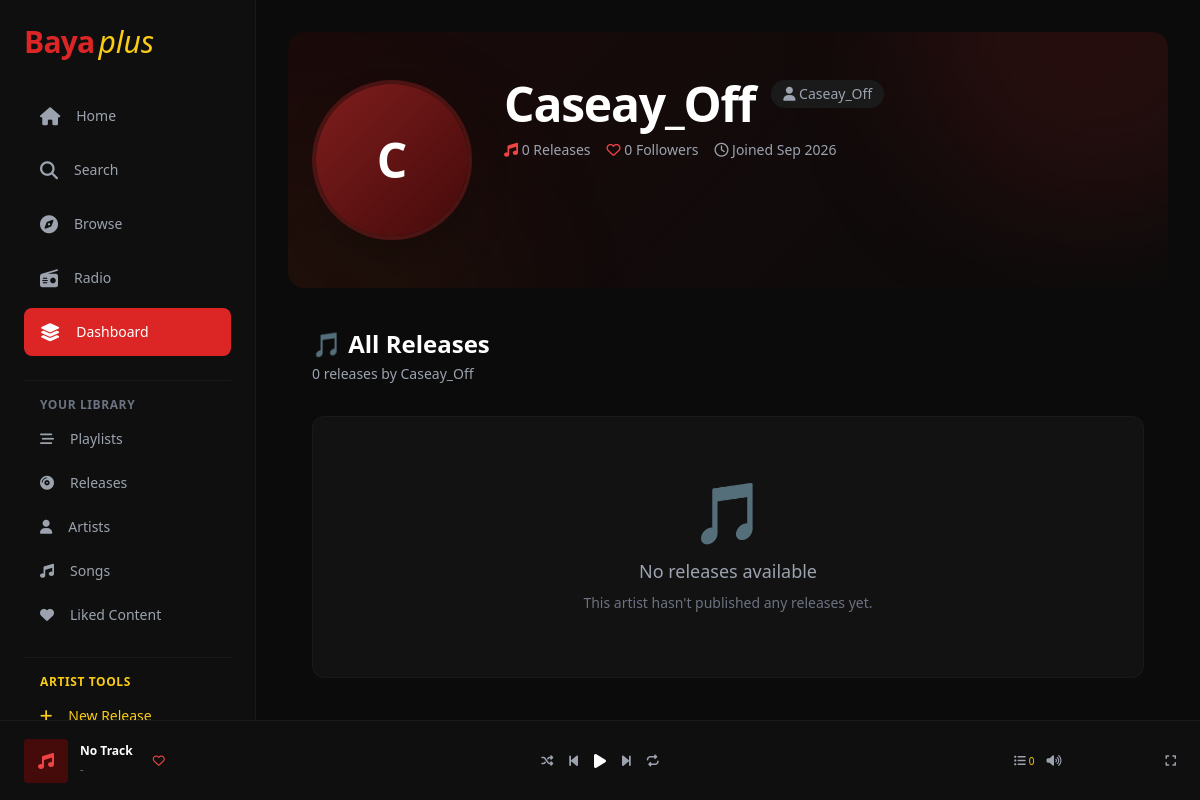
/bayaplus/staff/artist/Caseay_Off/releases/ (signed in), run on the app's committed database.
### base/models.py (models this page shows, shortened)
class User(AbstractUser):
    fullname = models.CharField(max_length=50, blank=False, null=False)
    email = models.EmailField(max_length=254, unique=True, blank=False)
    username = models.CharField(max_length=50, unique=True, blank=False, null=False)
    date_joined = models.DateTimeField(auto_now_add=True)

class UserProfile(models.Model):
    ROLES = (
        ('Artist', 'Artist'),
        ('Fan', 'Fan'),
    )
    user = models.OneToOneField(User, on_delete=models.CASCADE)
    role = models.CharField(max_length=10, choices=ROLES, blank=False)
    artist_name = models.CharField(max_length=50, unique=True, blank=True, null=True)
    email_verified = models.BooleanField(default=False)
    payment_verified = models.BooleanField(default=False)
    bio = models.TextField(blank=True, null=True, max_length=500)
    avatar = models.ImageField(upload_to='avatars/', blank=True, null=True)
    instagram = models.URLField(blank=True, null=True, max_length=200)
    twitter = models.URLField(blank=True, null=True, max_length=200)
    tiktok = models.URLField(blank=True, null=True, max_length=200)
    youtube = models.URLField(blank=True, null=True, max_length=200)
    spotify = models.URLField(blank=True, null=True, max_length=200)
    apple_music = models.URLField(blank=True, null=True, max_length=200)
    soundcloud = models.URLField(blank=True, null=True, max_length=200)
    facebook = models.URLField(blank=True, null=True, max_length=200)
    website = models.URLField(blank=True, null=True, max_length=200)

### base/views.py (the view)
# urls.py: path('artist/<str:username>/releases/', views.artist_releases, name='artist_releases'),
def artist_releases(request, username):
    artist = get_object_or_404(User, username=username)
    try:
        profile = UserProfile.objects.get(user=artist)
    except UserProfile.DoesNotExist:
        profile = None
    releases = Release.objects.filter(
        artist=artist,
        status='published',
        is_public=True
    ).order_by('-release_date')
    total_likes = sum(release.total_likes for release in releases)
    is_following = False
    if request.user.is_authenticated:
        is_following = Follow.objects.filter(
            follower=request.user,
            following=artist
        ).exists()
    return render(request, "releases/artist_releases.html", {
        'artist': artist,
        'profile': profile,
        'releases': releases,
        'total_releases': releases.count(),
        'followers_count': total_likes,  # Using likes as follower count
        'is_following': is_following,
    })

### templates/releases/artist_releases.html (shortened to what this page needs)
<html lang="en">
<head>
    <script src="https://cdn.tailwindcss.com"></script>
    <link rel="stylesheet" href="https://cdnjs.cloudflare.com/ajax/libs/font-awesome/6.4.0/css/all.min.css">
</head>
<body class="bg-[#0b0b0b] text-white font-sans min-h-screen flex">
    <aside class="hidden lg:flex w-64 bg-[#0f0f0f] p-6 flex-col justify-between border-r border-[#1a1a1a] shrink-0 h-screen sticky top-0 overflow-y-auto">
        <div>
            <div class="flex items-center gap-1 mb-8">
                <span class="text-red-600 text-3xl font-bold tracking-tight">Baya</span>
                <span class="text-yellow-400 text-3xl font-light italic">plus</span>
            </div>
            <nav class="space-y-1.5">
                <a href="{% url 'index' %}" class="flex items-center gap-4 text-gray-400 hover:text-white px-4 py-2.5 rounded-lg text-sm font-medium transition nav-link">
                    <i class="fa-solid fa-house text-lg"></i> Home
                </a>
                <a href="#" class="flex items-center gap-4 text-gray-400 hover:text-white px-4 py-2.5 rounded-lg text-sm font-medium transition nav-link">
                    <i class="fa-solid fa-magnifying-glass text-lg"></i> Search
                </a>
                <a href="{% url 'all_releases' %}" class="flex items-center gap-4 text-gray-400 hover:text-white px-4 py-2.5 rounded-lg text-sm font-medium transition nav-link">
                    <i class="fa-solid fa-compass text-lg"></i> Browse
                </a>
                <a href="#" class="flex items-center gap-4 text-gray-400 hover:text-white px-4 py-2.5 rounded-lg text-sm font-medium transition nav-link">
                    <i class="fa-solid fa-radio text-lg"></i> Radio
                </a>
                {% if user.is_authenticated %}
                    <a href="{% if user.userprofile.role == 'Artist' %}{% url 'artistboard' %}{% else %}{% url 'fanboard' %}{% endif %}" class="flex items-center gap-4 bg-red-600 text-white px-4 py-2.5 rounded-lg text-sm font-medium transition nav-link">
                        <i class="fa-solid fa-layer-group text-lg"></i> Dashboard
                    </a>
                {% endif %}
            </nav>
            <div class="mt-6 space-y-2 pt-4 border-t border-[#1a1a1a]">
                <p class="text-xs font-bold text-gray-500 uppercase tracking-wider px-4">Your Library</p>
                <a href="{% url 'fan_playlist' %}" class="flex items-center gap-4 text-gray-400 hover:text-white px-4 py-2 text-sm transition nav-link">
                    <i class="fa-solid fa-bars-staggered"></i> Playlists
                </a>
                <a href="{% url 'my_releases' %}" class="flex items-center gap-4 text-gray-400 hover:text-white px-4 py-2 text-sm transition nav-link">
                    <i class="fa-solid fa-compact-disc"></i> Releases
                </a>
                <a href="{% url 'all_artists' %}" class="flex items-center gap-4 text-gray-400 hover:text-white px-4 py-2 text-sm transition nav-link">
                    <i class="fa-solid fa-user"></i> Artists
                </a>
                <a href="{% url 'all_songs' %}" class="flex items-center gap-4 text-gray-400 hover:text-white px-4 py-2 text-sm transition nav-link">
                    <i class="fa-solid fa-music"></i> Songs
                </a>
                <a href="{% url 'fan_library' %}" class="flex items-center gap-4 text-gray-400 hover:text-white px-4 py-2 text-sm transition nav-link">
                    <i class="fa-solid fa-heart"></i> Liked Content
                </a>
            </div>
            {% if user.is_authenticated and user.userprofile.role == 'Artist' %}
                <div class="mt-6 space-y-2 pt-4 border-t border-[#1a1a1a]">
                    <p class="text-xs font-bold text-yellow-400 uppercase tracking-wider px-4">Artist Tools</p>
                    <a href="{% url 'create_release' %}" class="flex items-center gap-4 text-yellow-400 hover:text-yellow-300 px-4 py-2 text-sm transition nav-link">
                        <i class="fa-solid fa-plus"></i> New Release
                    </a>
                    <a href="{% url 'analytics' %}" class="flex items-center gap-4 text-yellow-400 hover:text-yellow-300 px-4 py-2 text-sm transition nav-link">
                    </a>
                    <a href="{% url 'profile_settings' %}" class="flex items-center gap-4 text-yellow-400 hover:text-yellow-300 px-4 py-2 text-sm transition nav-link">
                    </a>
                </div>
            {% endif %}
        </div>
    </aside>
    <main class="flex-1 bg-[#0b0b0b] p-4 sm:p-6 md:p-8 overflow-y-auto">
        <section class="relative overflow-hidden rounded-2xl">
            <div class="artist-header-gradient absolute inset-0 rounded-2xl"></div>
            <div class="absolute top-0 right-0 w-96 h-96 bg-red-900/20 rounded-full blur-3xl -translate-y-1/2 translate-x-1/3"></div>
            <div class="absolute bottom-0 left-0 w-80 h-80 bg-yellow-900/10 rounded-full blur-3xl translate-y-1/2 -translate-x-1/3"></div>
            <div class="container mx-auto max-w-7xl px-4 sm:px-6 py-12 relative z-10">
                <div class="flex flex-col md:flex-row items-center md:items-start gap-8">
                    <div class="relative shrink-0">
                        <div class="w-32 h-32 sm:w-40 sm:h-40 rounded-full overflow-hidden border-4 border-red-900/50 shadow-2xl">
                            {% if profile and profile.avatar %}
                                <img src="{{ profile.avatar.url }}" alt="{{ artist.username }}" class="w-full h-full object-cover">
                            {% else %}
                                <div class="w-full h-full bg-gradient-to-br from-red-900 to-red-950 flex items-center justify-center text-5xl text-white font-bold">
                                    {{ artist.username|first|upper }}
                                </div>
                            {% endif %}
                        </div>
                    </div>
                    <div class="text-center md:text-left flex-1">
                        <div class="flex flex-col md:flex-row items-center md:items-start gap-2 md:gap-4">
                            <h1 class="text-3xl sm:text-4xl md:text-5xl font-black tracking-tight">
                                {{ profile.artist_name|default:artist.username }}
                            </h1>
                            <span class="text-gray-400 text-sm bg-[#1a1a1a] px-3 py-1 rounded-full">
                                <i class="fa-solid fa-user"></i> {{ artist.username }}
                            </span>
                        </div>
                        <div class="flex flex-wrap items-center justify-center md:justify-start gap-4 mt-3 text-sm text-gray-400">
                            <span><i class="fa-solid fa-music text-red-500"></i> {{ total_releases }} Releases</span>
                            <span class="followers-count">
                                <i class="fa-regular fa-heart text-red-500"></i>
                                <span id="followersCount">{{ followers_count }}</span> Followers
                            </span>
                            <span><i class="fa-regular fa-clock"></i> Joined {{ artist.date_joined|date:"M Y" }}</span>
                        </div>
                    </div>
                </div>
            </div>
        </section>
        <section class="container mx-auto max-w-7xl px-4 sm:px-6 py-10">
            <div class="flex flex-col sm:flex-row justify-between items-start sm:items-center gap-4 mb-8">
                <div>
                    <h2 class="text-xl sm:text-2xl font-bold">🎵 All Releases</h2>
                    <p class="text-gray-400 text-sm mt-1">{{ total_releases }} releases by {{ profile.artist_name|default:artist.username }}</p>
                </div>
            </div>
            {% if releases %}
                <div class="grid grid-cols-2 sm:grid-cols-3 md:grid-cols-4 lg:grid-cols-5 gap-4 sm:gap-6">
                    {% for release in releases %}
                        <a href="{% url 'release_detail' release.id %}" class="bg-[#121212] p-3 sm:p-4 rounded-xl hover:bg-[#1a1a1a] transition group">
                            <div class="relative aspect-square mb-3 rounded-lg overflow-hidden bg-gray-800">
                                {% if release.cover_art %}
                                    <img src="{{ release.cover_art.url }}" alt="{{ release.title }}" class="object-cover w-full h-full transition-transform duration-300 group-hover:scale-105">
                                {% else %}
                                    <div class="w-full h-full bg-gradient-to-br from-red-950 to-black flex items-center justify-center">
                                        <i class="fa-solid fa-music text-4xl text-red-500"></i>
                                    </div>
                                {% endif %}
                                <div class="absolute inset-0 bg-black/0 group-hover:bg-black/20 transition"></div>
                                <div class="absolute bottom-2 right-2 w-8 h-8 sm:w-10 sm:h-10 bg-yellow-400 text-black rounded-full flex items-center justify-center opacity-0 group-hover:opacity-100 transition shadow-lg translate-y-2 group-hover:translate-y-0">
                                    <i class="fa-solid fa-play text-xs sm:text-sm ml-0.5"></i>
                                </div>
                                {% if release.is_featured %}
                                    <div class="absolute top-2 left-2 bg-yellow-400 text-black text-[8px] font-bold px-2 py-0.5 rounded-full">
                                        <i class="fa-solid fa-star"></i> Featured
                                    </div>
                                {% endif %}
                                {% if release.is_free %}
                                    <div class="absolute top-2 right-2 bg-green-500 text-white text-[8px] font-bold px-2 py-0.5 rounded-full">
                                        FREE
                                    </div>
                                {% else %}
                                    <div class="absolute top-2 right-2 bg-yellow-500 text-black text-[8px] font-bold px-2 py-0.5 rounded-full">
                                        ${{ release.price }}
                                    </div>
                                {% endif %}
                            </div>
                            <h4 class="text-xs font-bold truncate">{{ release.title }}</h4>
                            <p class="text-[10px] sm:text-[11px] text-gray-500 mt-1 truncate">
                                {{ release.get_release_type_display }}
                            </p>
                            <div class="flex items-center gap-2 mt-1">
                                <span class="text-[9px] text-gray-600">
                                    <i class="fa-regular fa-clock"></i> {{ release.release_date|date:"M d, Y" }}
                                </span>
                                <span class="text-[9px] text-gray-600">
                                    <i class="fa-regular fa-heart"></i> {{ release.total_likes }}
                                </span>
                            </div>
                        </a>
                    {% endfor %}
                </div>
            {% else %}
                <div class="text-center py-16 bg-[#121212] rounded-xl border border-[#1a1a1a]">
                    <div class="text-6xl mb-4">🎵</div>
                    <p class="text-gray-400 text-lg">No releases available</p>
                    <p class="text-gray-500 text-sm mt-2">This artist hasn't published any releases yet.</p>
                </div>
            {% endif %}
        </section>
    </main>
    {% include 'includes/player.html' %}
</body>
</html>

### templates/releases/artist_releases.html (style rules this page uses)
.artist-header-gradient { background: linear-gradient(135deg, #1a0a0a 0%, #0b0b0b 100%); }
.nav-link { transition: all 0.3s ease; }

### data on the page
User: username|first "C", username "Caseay_Off", date_joined "Sep 2026"
UserProfile: artist_name "Caseay_Off"

### other printed values
{{ total_releases }} "0"
{{ followers_count }} "0"
